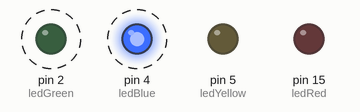
The program below on a simulated MicroPython board. On the bench: output pins drawn as LEDs (lit = HIGH). Dashed ring = blinking. What the program prints to the serial console is not drawn.

Above: at 0.1 s.
Timing chart, 0 to 3.0 s (numbered marks = the images above):
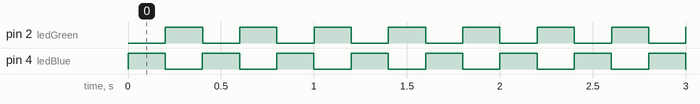

The program:

00_rtt_timers.py
```python
from machine import Pin, Timer
import time
import micropython

micropython.alloc_emergency_exception_buf(100)

ledRed = Pin(15, Pin.OUT)
ledGreen = Pin(2, Pin.OUT)
ledBlue = Pin(4, Pin.OUT)
ledYellow = Pin(5, Pin.OUT)

def toggle(pin):
    if pin.value():
        pin.off()
    else:
        pin.on()

def task1(timer):
    toggle(ledBlue)
    return

def task2(timer):
    toggle(ledGreen)
    return

ledRed.off()
ledGreen.off()
ledBlue.on()
ledYellow.off()

# Create task timer for Blue LED
tim0 = Timer(0)
tim0.init(period=200, mode=Timer.PERIODIC, callback=task1)
print("Task 1 - Blue LED toggle initialized ...")

# Create task timer for Green LED
tim1 = Timer(1)
tim1.init(period=200, mode=Timer.PERIODIC, callback=task2)
print("Task 2 - Green LED toggle initialized ...")

TimeStart = time.ticks_ms()

while True:
    time.sleep_ms(5000)
    SecondsLive = time.ticks_diff(time.ticks_ms(), TimeStart) / 1000
    print("Executing for ", SecondsLive, " seconds")
```

Measured:
- by itself, pin 2 (ledGreen), pin 4 (ledBlue): alternates HIGH for 0.20 s and LOW for 0.20 s
